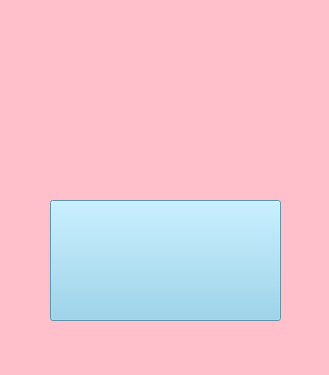
<?xml version="1.0" encoding="UTF-8"?>
<ui version="4.0">
 <class>MainWindow</class>
 <widget class="QMainWindow" name="MainWindow">
  <property name="geometry">
   <rect>
    <x>0</x>
    <y>0</y>
    <width>329</width>
    <height>375</height>
   </rect>
  </property>
  <property name="windowTitle">
   <string>MainWindow</string>
  </property>
  <property name="styleSheet">
   <string notr="true">background-color:pink;</string>
  </property>
  <widget class="QWidget" name="centralwidget">
   <widget class="QLabel" name="label">
    <property name="geometry">
     <rect>
      <x>90</x>
      <y>30</y>
      <width>151</width>
      <height>141</height>
     </rect>
    </property>
    <property name="text">
     <string/>
    </property>
    <property name="pixmap">
     <pixmap>14134081Untitled-3-512.png</pixmap>
    </property>
    <property name="scaledContents">
     <bool>true</bool>
    </property>
   </widget>
   <widget class="QPushButton" name="pushButton">
    <property name="geometry">
     <rect>
      <x>50</x>
      <y>200</y>
      <width>231</width>
      <height>121</height>
     </rect>
    </property>
    <property name="styleSheet">
     <string notr="true">background-color:skyblue</string>
    </property>
    <property name="text">
     <string/>
    </property>
    <property name="icon">
     <iconset>
      <normaloff>voice-45-470369 (1).png</normaloff>voice-45-470369 (1).png</iconset>
    </property>
    <property name="iconSize">
     <size>
      <width>200</width>
      <height>200</height>
     </size>
    </property>
   </widget>
  </widget>
 </widget>
 <resources/>
 <connections/>
</ui>
